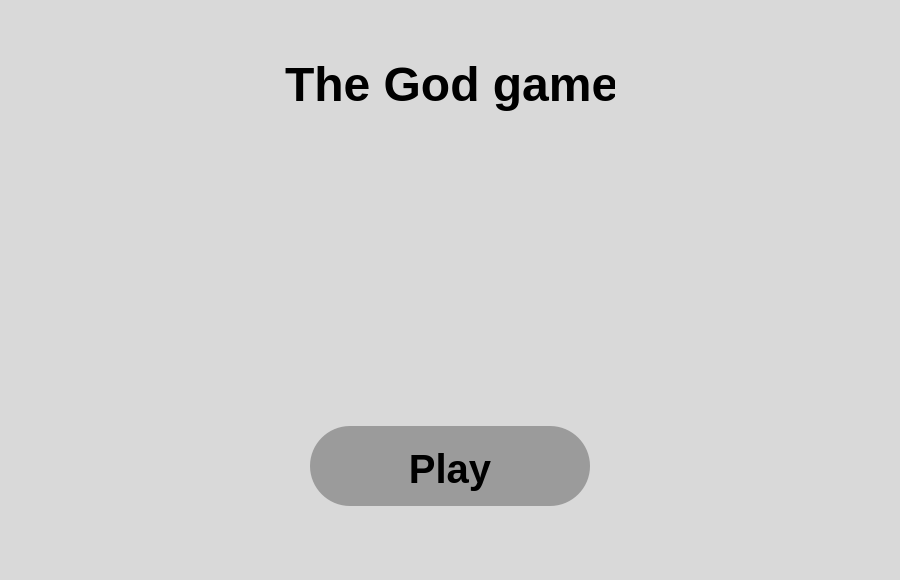
<?xml version="1.0" encoding="UTF-8"?>
<ui version="4.0">
 <class>MainWindow</class>
 <widget class="QMainWindow" name="MainWindow">
  <property name="geometry">
   <rect>
    <x>0</x>
    <y>0</y>
    <width>900</width>
    <height>580</height>
   </rect>
  </property>
  <property name="windowTitle">
   <string>MainWindow</string>
  </property>
  <property name="styleSheet">
   <string notr="true">selection-background-color: rgb(217, 217, 217);</string>
  </property>
  <widget class="QWidget" name="centralwidget">
   <widget class="QPushButton" name="PlayButton">
    <property name="geometry">
     <rect>
      <x>310</x>
      <y>426</y>
      <width>280</width>
      <height>80</height>
     </rect>
    </property>
    <property name="font">
     <font>
      <family>Arial</family>
      <pointsize>30</pointsize>
      <weight>75</weight>
      <italic>false</italic>
      <bold>true</bold>
      <underline>false</underline>
      <strikeout>false</strikeout>
      <stylestrategy>PreferDefault</stylestrategy>
      <kerning>true</kerning>
     </font>
    </property>
    <property name="mouseTracking">
     <bool>false</bool>
    </property>
    <property name="styleSheet">
     <string notr="true">QPushButton{
	background-color: rgb(155, 155, 155);
	border: none;
	padding-top: 5px;
	border-radius: 40px;
}</string>
    </property>
    <property name="text">
     <string>Play</string>
    </property>
    <property name="autoExclusive">
     <bool>false</bool>
    </property>
    <property name="autoRepeatDelay">
     <number>300</number>
    </property>
    <property name="autoDefault">
     <bool>false</bool>
    </property>
    <property name="default">
     <bool>false</bool>
    </property>
   </widget>
   <widget class="QLabel" name="TheGodGame">
    <property name="geometry">
     <rect>
      <x>285</x>
      <y>50</y>
      <width>330</width>
      <height>70</height>
     </rect>
    </property>
    <property name="font">
     <font>
      <family>Arial</family>
      <pointsize>50</pointsize>
      <weight>75</weight>
      <bold>true</bold>
     </font>
    </property>
    <property name="text">
     <string>&lt;html&gt;&lt;head/&gt;&lt;body&gt;&lt;p&gt;&lt;span style=&quot; font-size:36pt;&quot;&gt;The God game&lt;/span&gt;&lt;/p&gt;&lt;/body&gt;&lt;/html&gt;</string>
    </property>
    <property name="textFormat">
     <enum>Qt::AutoText</enum>
    </property>
   </widget>
   <widget class="QLabel" name="Leave">
    <property name="geometry">
     <rect>
      <x>365</x>
      <y>160</y>
      <width>170</width>
      <height>150</height>
     </rect>
    </property>
    <property name="text">
     <string/>
    </property>
    <property name="pixmap">
     <pixmap resource="../Downloads/Images.qrc">:/Leave/leave.png</pixmap>
    </property>
    <property name="scaledContents">
     <bool>true</bool>
    </property>
   </widget>
   <widget class="QLabel" name="Fon">
    <property name="geometry">
     <rect>
      <x>-10</x>
      <y>-20</y>
      <width>921</width>
      <height>611</height>
     </rect>
    </property>
    <property name="styleSheet">
     <string notr="true">background-color: rgb(217, 217, 217);</string>
    </property>
    <property name="text">
     <string>`</string>
    </property>
   </widget>
   <zorder>Fon</zorder>
   <zorder>PlayButton</zorder>
   <zorder>TheGodGame</zorder>
   <zorder>Leave</zorder>
  </widget>
 </widget>
 <resources>
  <include location="../Downloads/Images.qrc"/>
 </resources>
 <connections/>
</ui>
